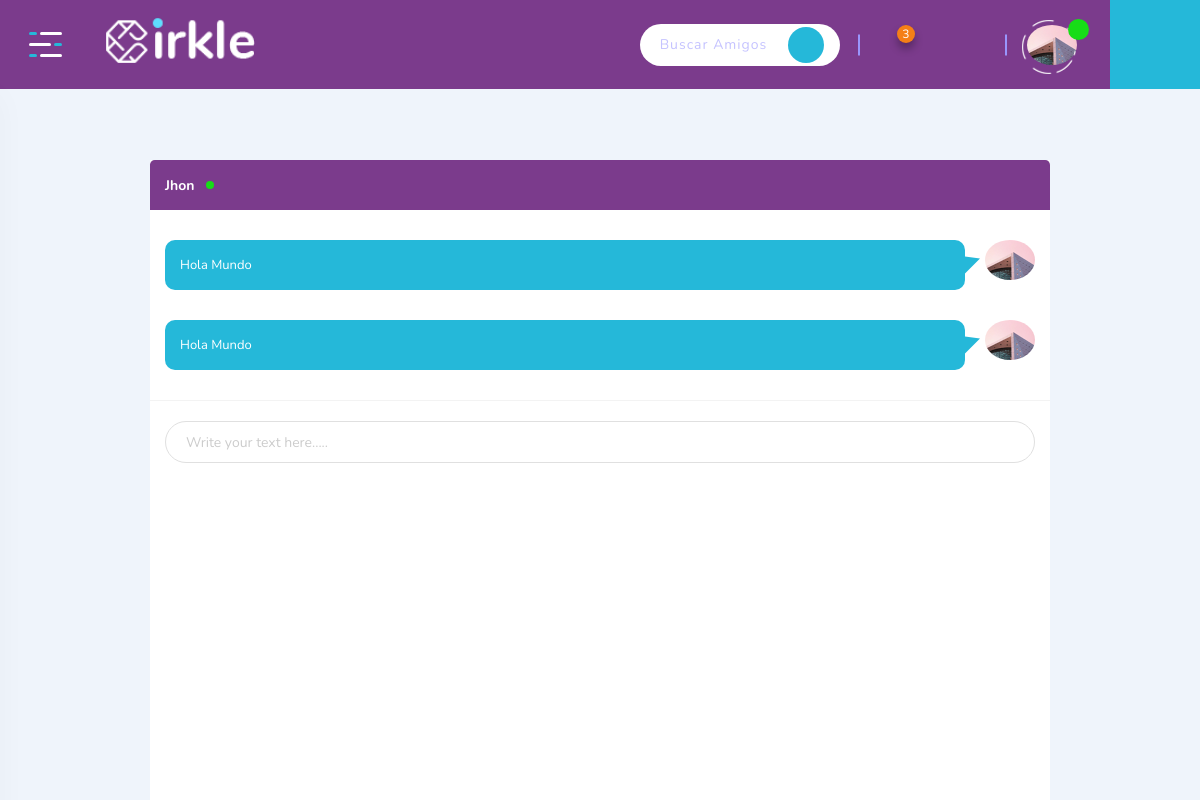
Screenshot of /mensajes/dbernaln/JTAMAYO (signed in) with the database file from the repository.
### tables this page shows
CREATE TABLE Usuario (ID_Usuario INTEGER PRIMARY KEY AUTOINCREMENT NOT NULL, Usuario VARCHAR NOT NULL UNIQUE, Contrasena VARCHAR NOT NULL, Rol INT CHECK (Rol = 0 or Rol = 1 or Rol = 2) NOT NULL, Estado INT CHECK (Estado = 0 or Estado = 1) NOT NULL, Nombres VARCHAR NOT NULL, Apellidos VARCHAR NOT NULL, Genero INT CHECK (Genero = 0 or Genero = 1 or Genero = 2) NOT NULL, Email VARCHAR NOT NULL UNIQUE, Ubicacion VARCHAR NOT NULL, Foto VARCHAR, Telefono INT NOT NULL, Fecha_Nacimiento DATE NOT NULL, Estado_Civil INT NOT NULL CHECK (Estado_Civil = 1 or Estado_Civil = 2 or Estado_Civil = 3 or Estado_Civil = 4 or Estado_Civil = 5), Fecha DATE NOT NULL DEFAULT (CURRENT_TIMESTAMP), Privacidad INT NOT NULL CHECK (Privacidad = 1 or Privacidad = 2));

CREATE TABLE Mensajes_Privados (ID_Mensaje INTEGER PRIMARY KEY AUTOINCREMENT NOT NULL, ID_Remitente INT REFERENCES Usuario (ID_Usuario) NOT NULL, ID_Destinatario INT REFERENCES Usuario (ID_Usuario) NOT NULL, Mensaje VARCHAR NOT NULL, Fecha_Mensaje DATETIME NOT NULL DEFAULT (CURRENT_TIMESTAMP));

### app.py (the view)
@app.route('/mensajes/<user>/<recept>', methods=['GET', 'POST'])
def busqueda_msg(user, recept):
  dbUsuario = db.getUser(user)
  usuarios = db.getAmigos(dbUsuario['ID_Usuario'])
  rece = db.getUser(recept)
  mensajes = db.getMensaje(dbUsuario['ID_Usuario'], rece['ID_Usuario'])
  if request.method == "POST":
    mensaje = request.form['mensaje']
    db.addMensaje(dbUsuario['ID_Usuario'], rece['ID_Usuario'], mensaje )
    mensajes = db.getMensaje(dbUsuario['ID_Usuario'], rece['ID_Usuario'])
    return render_template('mensajes.html', usuario=dbUsuario, receptor=rece, mensajes=mensajes,  usuarios = usuarios)
  else:
    return render_template('mensajes.html', usuario=dbUsuario, receptor=rece, mensajes=mensajes,  usuarios = usuarios)

### app.py (called while the page is built)
@app.before_request
def antes_de_cada_peticion():
    ruta = request.path
    if not 'usuario' in session and ruta != "/" and ruta != "/admin-login" and ruta != "/logout" and not ruta.startswith("/static"):
        flash("Inicia sesión para continuar")
        return redirect("/")

### db.py (called while the page is built)
def conectar():
    dbname= 'socialrhea.db'
    conn= sqlite3.connect(dbname)
    return conn

def getUser(user):
    conn= conectar()
    try:
      conn.row_factory = sqlite3.Row
      sql = 'SELECT * FROM Usuario WHERE Usuario = ?'
      cursor = conn.execute(sql, (user,))
      resultados = (cursor.fetchone())
      cursor.close()
      conn.close()
      if not resultados:
        return False
      else:
        return resultados
    except Error as e:
      print(f"error in getUser() : {str(e)}"  )

def getAmigos(idUsuario):
    conn= conectar()
    try:
      conn.row_factory = sqlite3.Row
      sq = 'SELECT Amistad.ID_Recibe, Amistad.ID_Envia FROM Usuario INNER JOIN Amistad ON Amistad.ID_Envia=Usuario.ID_Usuario or Amistad.ID_Recibe=Usuario.ID_Usuario WHERE Usuario.ID_Usuario = ? and Amistad.Estado = 1'
      sql = 'SELECT * FROM Usuario WHERE rol=? AND Not ID_Usuario = ?'
      cursor= conn.execute(sq,(idUsuario,))
      resultado = (cursor.fetchall())
      results = [ dict(row) for row in resultado ]
      resultados = getUsers(results, conn, idUsuario)
      return resultados
    except Error as e:
      print(f"error in getUserees() : {str(e)}"  )

def getUsers(listaAmigos, conn, idUsuario):
    salida = []
    try:
      conn.row_factory = sqlite3.Row
      for item in listaAmigos:
        for key, value in item.items():
          sql = 'SELECT * FROM Usuario WHERE ID_Usuario = ? AND NOT ID_Usuario = ?'
          cursor= conn.execute(sql,(value, idUsuario))
          resultado = (cursor.fetchone())
          if resultado:
            results = dict(resultado)
            salida.append(results)
      conn.close()
      return salida
    except Error as e:
      print(f"error in getUsers() : {str(e)}"  )

### templates/mensajes.html (shortened to what this page needs)
{% extends 'base.html' %}
{% block contenido %}
        <div class="page-content">
            <div class="container">
              <div class="chat-conversion-box" id="chat-box-modal" tabindex="-1" aria-labelledby="chat-modal-label" aria-hidden="false">
                <div class="chat">
                    <div class="chat-content">
                        <div class="modal-header">
                            <h6 class="modal-title" id="chat-modal-label">{{ receptor.Nombres}} <span class="online"></span></h6>
                        </div>
                        <div class="modal-body">
                            <ul class="chat-conversion">
                              {% for mensaje in mensajes %}
                              {% if mensaje.ID_Remitente == usuario.ID_Usuario %}
                                <li class="chat-you">
                                    <div class="author-img">
                                        <img src="/static/uploads/imgusuarios/{{ usuario.Foto }}" width="50" height="50" alt="{{ usuario.Nombres }}">
                                    </div>
                                    <div class="author-text">
                                        <span>{{ mensaje.Mensaje }}</span>
                                    </div>
                                </li>
                                {% endif %}
                                {% endfor %}
                            </ul>
                        </div>
                        <div class="modal-footer">
                            <form action="/mensajes/{{usuario.Usuario}}/{{receptor.Usuario}}" method="POST">
                                <div class="form-group">
                                    <input type="text" name="mensaje" class="form-control" placeholder="Write your text here....." required>
                                    <div class="chat-plus-icon"><i class="icofont-plus-circle"></i></div>
                                </div>
                            </form>
                        </div>
                    </div>
                </div>
            </div>
            </div>
        </div>
        {% endblock %}

### templates/base.html (shortened to what this page needs)
<!DOCTYPE html>
<html class="no-js" lang="">
<head>
    <link rel="stylesheet" href="https://maxcdn.bootstrapcdn.com/bootstrap/4.0.0/css/bootstrap.min.css">
    <link rel="stylesheet" href="{{ url_for('static', filename='css/app.css' ) }}">
    <link rel="stylesheet" href="{{ url_for('static', filename='assets/icofont/icofont.min.css' ) }}">
</head>
<body class="bg-link-water">
    <div id="wrapper" class="wrapper">
        <header class="fixed-header">
            <div class="header-menu">
                <div class="navbar">
                    <div class="nav-item d-none d-sm-block">
                        <div class="header-logo">
                            <a href="/"><img src="{{ url_for('static', filename='assets/img/logo.png')}}" width="190" alt="Social Rhea"></a>
                        </div>
                    </div>
                    <div class="nav-item header-control">
                        <div class="inline-item d-none d-md-block">
                          <form action="/busqueda/{{ usuario.Usuario }}" method="POST" class="js-search">
                            <div class="input-group">
                              <input type="text" class="form-control" name="busqueda" placeholder="Buscar Amigos.......">
                              <div class="input-group-append">
                                <input type="submit" class="submit-btn" value="" type="button"><i class="icofont-search"></i></input>
                              </div>
                            </div>
                          </form>
                        </div>
                        <div class="inline-item d-flex align-items-center">
                          <div class="dropdown dropdown-notification">
                            <button class="dropdown-toggle" type="button" data-toggle="dropdown" aria-expanded="false">
                                <i class="icofont-notification"></i><span class="notify-count">3</span>
                            </button>
                        </div>
                        <div class="dropdown dropdown-message">
                          <button class="dropdown-toggle" type="button" data-toggle="dropdown" aria-expanded="false">
                              <i class="icofont-speech-comments"></i>
                          </button>
                      </div>
                            <div class="dropdown dropdown-friend">
                                <button class="dropdown-toggle" type="button" data-toggle="dropdown" aria-expanded="false">
                                    <i class="icofont-users-alt-4"></i>
                                </button>
                            </div>
                        </div>
                        <div class="inline-item">
                            <div class="dropdown dropdown-admin">
                                <a href="/profile/{{ usuario.Usuario }}" class="dropdown-toggle"></button>
                                    <span class="media">
                                        <span class="item-img">
                                            <img src="/static/uploads/imgusuarios/{{usuario.Foto }}" width="50" height="50" alt="{{ usuario.Nombre }}">
                                            <span class="acc-verified"><i class="icofont-check"></i></span>
                                        </span>
                                    </span>
                                  </a>
                            </div>
                        </div>
                    </div>
                </div>
            </div>
        </header>
        <div class="fixed-sidebar">
            <div class="fixed-sidebar-left small-sidebar">
                <div class="sidebar-toggle">
                    <button class="toggle-btn toggler-open">
                        <span></span>
                        <span></span>
                        <span></span>
                    </button>
                </div>
            </div>
        </div>
        <div class="fixed-sidebar right">
            <div class="fixed-sidebar-right small-sidebar">
                <div class="sidebar-toggle" id="chat-head-toggle">
                    <button class="chat-icon">
                        <i class="icofont-speech-comments"></i>
                    </button>
                </div>
            </div>
        </div>
        {% block contenido %}
        {% endblock %}
  </div>
</body>
</html>

### rows the page displays
Usuario: Foto (picture)
Usuario: Nombres "Jhon"
Mensajes_Privados: Foto (picture), Mensaje "Hola Mundo"
Mensajes_Privados: Foto (picture), Mensaje "Hola Mundo"
